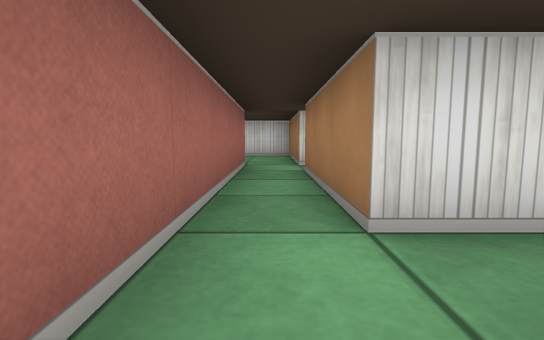
view 1 (above)

12 first-person views from a walk through a cub3D ray-caster map. The camera is about half as high as the walls, tilts 6° down and sees 85° across. The floor is counted in squares. Each view is taken from the middle of a square. On the plan, view 1 faces up. The plan holds only what a view shows up to about 9 squares ahead; the rest is blank.

view 2
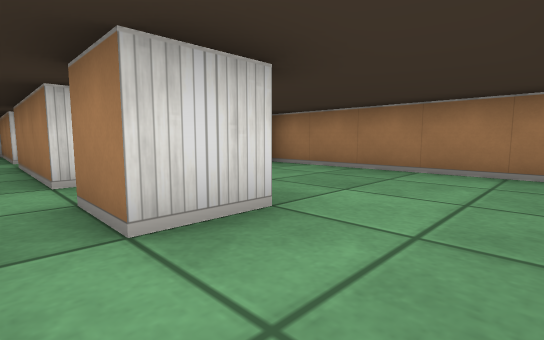

view 3
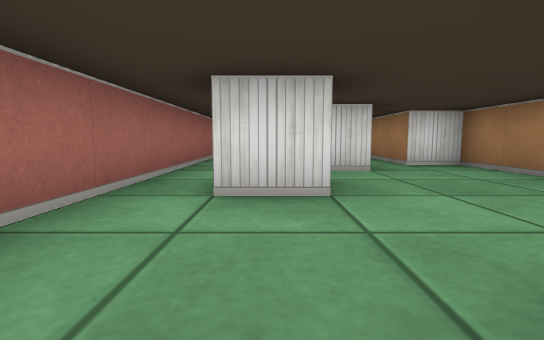

view 4
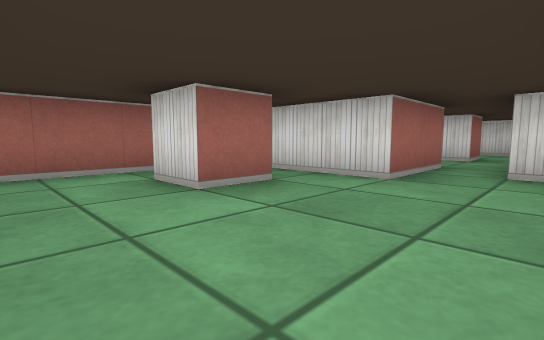

view 5
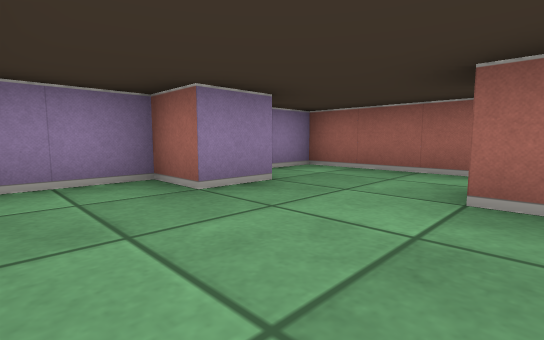

view 6
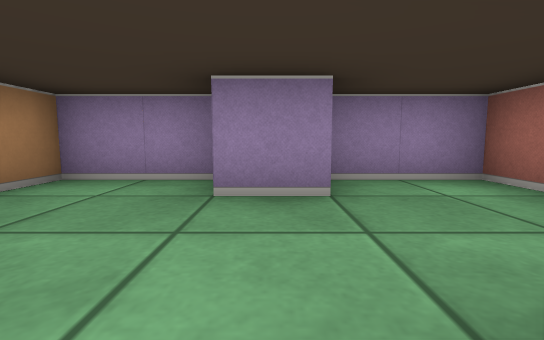

view 7
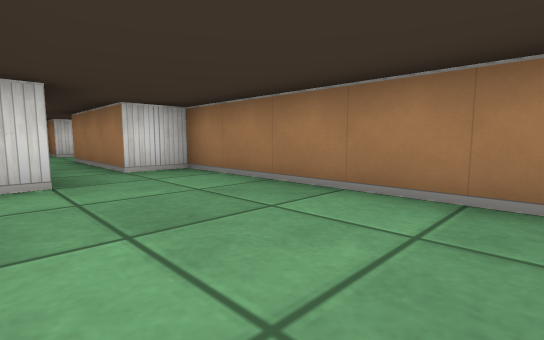

view 8
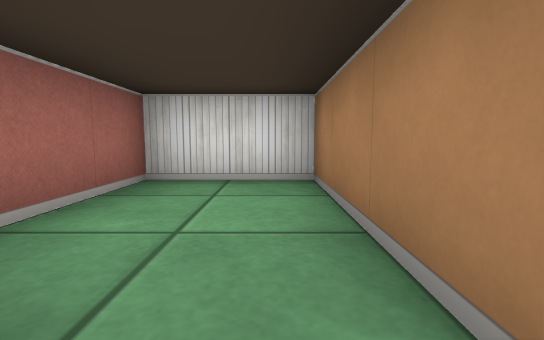

view 9
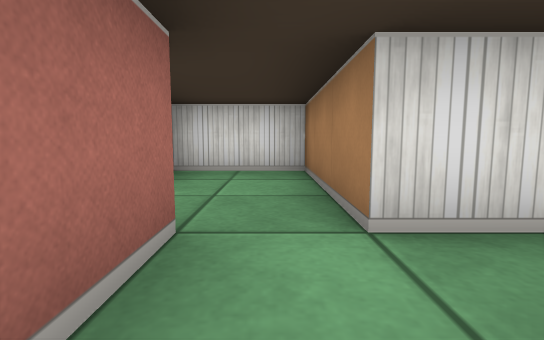

view 10
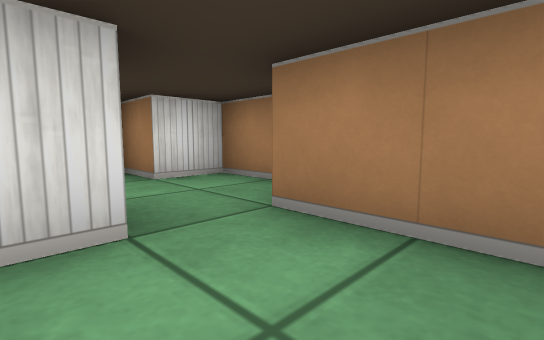

view 11
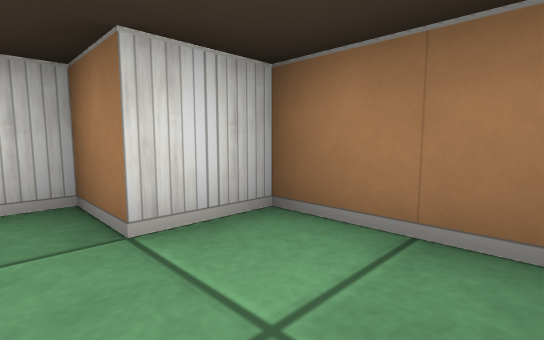

view 12
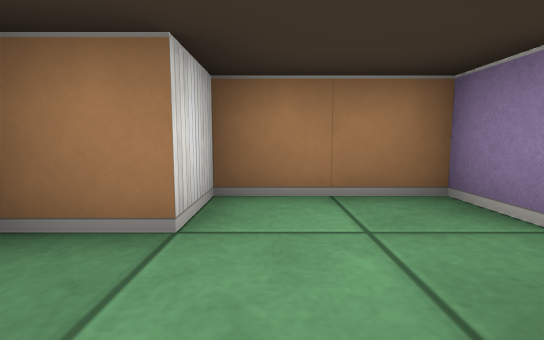

### Floor plan
Points are (right, up) in squares from view 1. A wall is a line through its corners. A room is listed if a view was taken in it or the views show most of it. See-through windows are left out.
Room 1 (views 1, 2, 3, 4, 5, 6, 7)
walls: (1.5, 0.5) (1.5, -0.5) (0.5, -0.5) (0.5, 0.5); (1.4, -2.5) (2.5, -2.5) (2.5, -3.5) (4.5, -3.5) (4.5, 2.5) (3.5, 2.5); (2.5, 2.4) (2.5, 1.5) (0.5, 1.5); (-0.5, 1.5) (-0.5, -3.5) (1.4, -3.5)
ways out: opening at (0, 2) to room 3; opening at (3, 3) to room 4
Room 2 (view 8)
walls: (-0.5, 5.5) (-0.5, 4.5); (0.5, 5.5) (0.5, 8.5) (-1.5, 8.5) (-1.5, 6.5)
ways out: opening at (0, 5) to room 3
Room 3 (view 9)
walls: (-0.5, 4.5) (-0.5, 1.5); (1.5, 5.5) (0.5, 5.5); (0.5, 1.5) (0.5, 4.5)
ways out: opening at (0, 2) to room 1; opening at (0, 5) to room 2; opening at (1, 5) to room 4
Room 4 (view 10)
walls: (2.5, 3.6) (2.5, 2.4); (2.5, 5.5) (1.5, 5.5); (3.5, 2.5) (3.5, 5.5)
ways out: opening at (3, 3) to room 1; opening at (1, 5) to room 3; opening at (3, 6) to room 5
Room 5 (views 11, 12)
walls: (2.5, 6.5) (2.5, 5.5); (3.5, 5.5) (4.5, 5.5) (4.5, 7.5) (3.5, 7.5) (3.5, 8.5) (2.1, 8.5)
ways out: opening at (3, 6) to room 4

Positions as (right, up) in squares from view 1, and headings:
1: (0, 0), facing up
2: (0, -2), facing up-right
3: (1, -3), facing up
4: (4, -2), facing up-left
5: (4, 0), facing down-left
6: (2, 0), facing down
7: (2, -2), facing up-right
8: (0, 5), facing up
9: (0, 4), facing up
10: (2, 4), facing up-right
11: (3, 6), facing up-right
12: (2, 7), facing right
